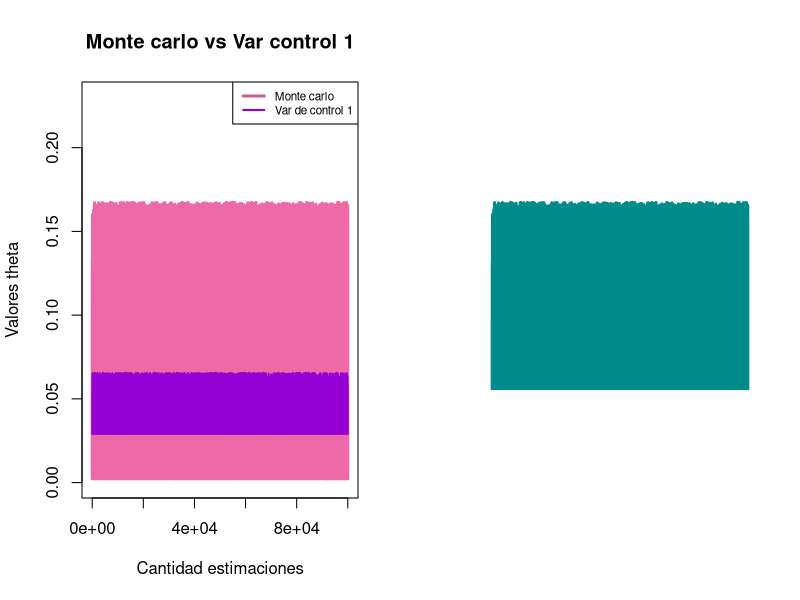

Recreate this plot in R. (Note: a time limit stopped this script after it produced the figure.)
### Tarea 3 ###

# 1)----

## b)----
set.seed(2022)
X <- rlogis(20, location = 5, scale = 6)

## c)----

logL <- function(a, b){
  aux <- -20 * log(b) - ((sum(X) - (a * 20))/b) - 2 * sum(log(1+exp((a - X)/ b)))
  return(aux)
}

f <- function(c_0){
  aux <- -logL(c_0[1], c_0[2])
  return(aux)
}

c_0 <- c(1,1)

min_logL <- optim(c_0, f, hessian = T)

(x_est <- min_logL$par)

(H_est <- -min_logL$hessian)



# 2)----

## a)----

fx_mc <- function(x){
  aux <- x/(1+exp(x))*5
  return(aux)
}

U <- runif(10^5,5,10)
sims_mc <- fx_mc(U)
theta_mc <- mean(sims_mc)

## b)----

fx <- function(x){
  aux <- x/(1+exp(x))
  return(aux)
}

theta_int <- integrate(fx,lower = 5, upper = 10)$value

## c)----

#Control 1
control_1 <- function(x){
  fx <- exp(-1/2)/(1+x^2)
  return(fx)
}

U <- runif(10^5,5,10)
X <- fx_mc(U)
Y <- control_1(U)

c_est_1 <- function(x,y){
  c <- -cov(x,y)/var(y)
  return(c)
}

c_estrella_1 <- c_est_1(X,Y)

sims_control_1 <- X + c_estrella_1*(Y - mean(Y))

theta_control_1 <- mean(sims_control_1)

#Control 2

control_2 <- function(x){
  aux <- x+1
  return(aux)
}

U <- runif(10^5,5,10)
X <- fx_mc(U)
Y <- control_2(U)

c_est_2 <- function(x,y){
  c <- -cov(x,y)/var(y)
  return(c)
}

c_estrella_2 <- c_est_2(X,Y)

sims_control_2 <- X + c_estrella_2*(Y - mean(Y))

theta_control_2 <- mean(sims_control_2)

## d)----

#MC
err_1 <- 100*abs(theta_mc-theta_int)/theta_int

#Control1

err_2 <- 100*abs(theta_control_1-theta_int)/theta_int

#Control2
err_3 <- 100*abs(theta_control_2-theta_int)/theta_int

## e)----

var_mc <- var(sims_mc)
var_c1 <- var(sims_control_1)
var_c2 <- var(sims_control_2)

red_c1 <- 100*abs(var_c1 - var_mc)/var_mc
red_c2 <- 100*abs(var_c2 - var_mc)/var_mc

## f)----

par(mfrow = c(1,2))
plot(sims_mc, type = "l", col = "hotpink2", lwd = 3,
     xlab = "Cantidad estimaciones", ylab = "Valores theta",
     main = "Monte carlo vs Var control 1",
     ylim = c(0,0.23))
lines(sims_control_1, type = "l", lwd = 2, col = "darkviolet")
legend("topright", legend = c("Monte carlo","Var de control 1"),
       col = c("hotpink3", "darkviolet"), lwd = 3:2, lty = 1:1, cex = 0.7)

plot(sims_mc, type = "l", col = "cyan4", lwd = 3,
     xlab = "Cantidad estimaciones", ylab = "Valores theta",
     main = "Monte carlo vs Var control 2",
     ylim = c(0,0.23))
lines(sims_control_2, type = "l", lwd = 2, col = "blue3")
legend("topright", legend = c("Monte carlo","Var de control 2"),
       col = c("cyan4", "blue3"), lwd = 3:2, lty = 1:1, cex = 0.7)


# 3)----

cx <- function(D,x){
  aux <- (2*pi)^{-D/2}*exp(-1/2*t(x)%*%x)
  return(aux)
}

U <- runif(1,-5,5)
